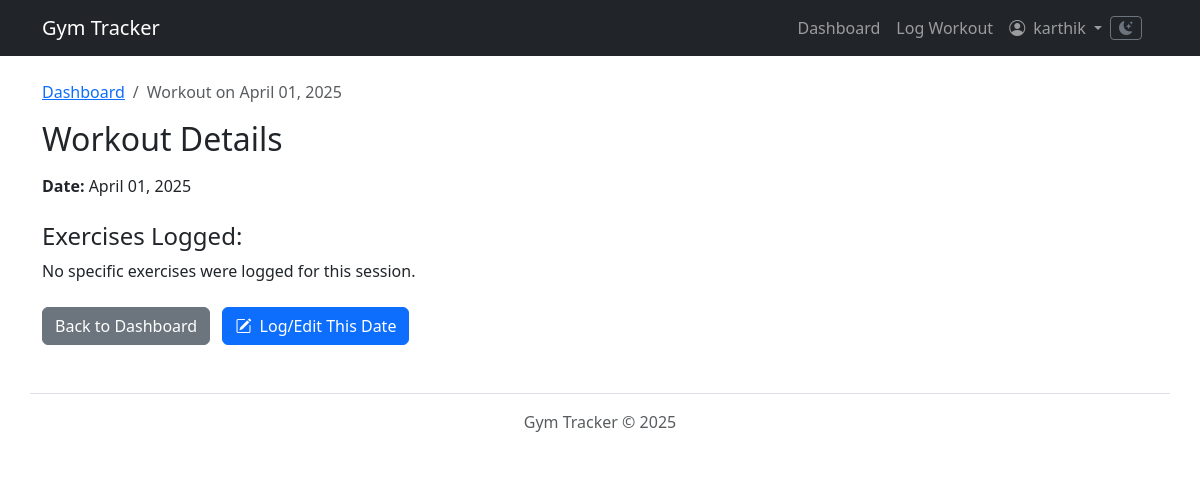
The page /workouts/session/10/ (signed in) on the database as committed earlier.
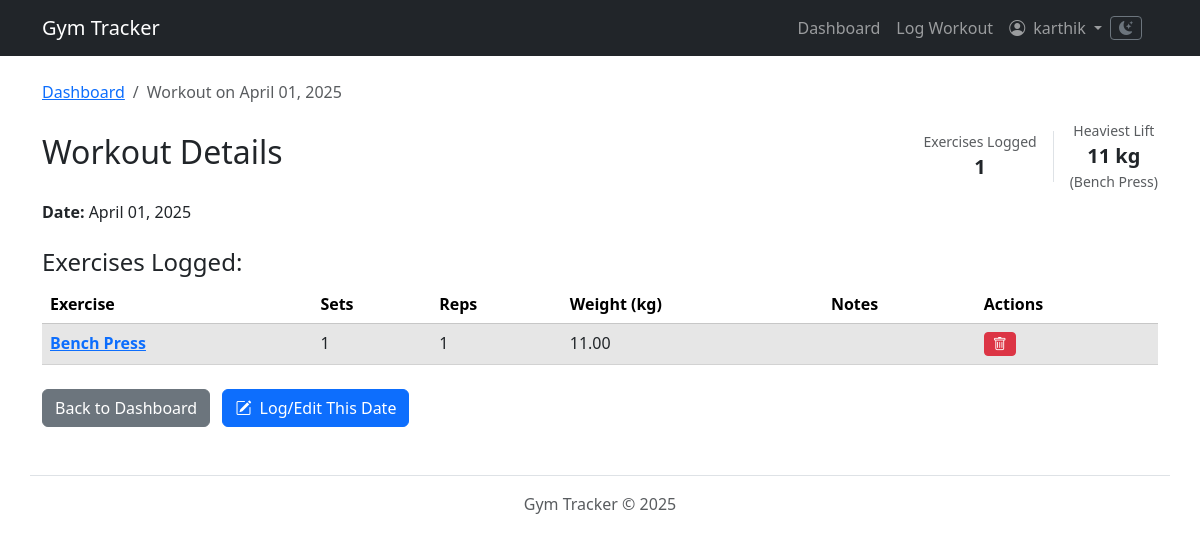
The same page on the database as committed later.
### workouts/models.py (models this page shows, shortened)
class Exercise(models.Model):
    name = models.CharField(max_length=100, unique=True)
    description = models.TextField(blank=True, null=True)

class WorkoutLog(models.Model):
    session = models.ForeignKey(WorkoutSession, related_name='logs', on_delete=models.CASCADE)
    exercise = models.ForeignKey(Exercise, on_delete=models.PROTECT)  # Protect exercise from deletion if used
    sets = models.PositiveIntegerField(blank=True, null=True)
    reps = models.PositiveIntegerField(blank=True, null=True)
    weight = models.DecimalField(max_digits=6, decimal_places=2, blank=True, null=True)
    duration = models.DurationField(blank=True, null=True)  # e.g., for cardio
    notes = models.TextField(blank=True, null=True)

### workouts/views.py (the view)
# urls.py: path('session/<int:session_id>/', views.workout_detail_view, name='workout_detail'),
@login_required
def workout_detail_view(request, session_id):
    workout_session = get_object_or_404(WorkoutSession, pk=session_id, user=request.user)
    session_logs = workout_session.logs.all().order_by('id')
    log_count = session_logs.count()
    heaviest_lift_weight = None
    heaviest_lift_exercise_name = None
    if log_count > 0:  # Optimization: Only query max weight if logs exist
        max_weight_aggregate = session_logs.filter(weight__isnull=False).aggregate(max_w=Max('weight'))
        if max_weight_aggregate and max_weight_aggregate['max_w'] is not None:
            heaviest_lift_weight = max_weight_aggregate['max_w']
            first_log_with_max = session_logs.filter(weight=heaviest_lift_weight).select_related('exercise').first()
            if first_log_with_max:
                heaviest_lift_exercise_name = first_log_with_max.exercise.name
    context = {
        'session': workout_session,
        'logs': session_logs,
        'log_count': log_count,  # Pass count
        'heaviest_lift_weight': heaviest_lift_weight,  # Pass max weight
        'heaviest_lift_exercise_name': heaviest_lift_exercise_name,  # Pass exercise name
    }
    return render(request, 'workouts/workout_detail.html', context)

### workouts/templates/workouts/workout_detail.html (shortened to what this page needs)
{% extends 'workouts/base.html' %}
{% block content %}
<div class="container mt-4">
    <nav aria-label="breadcrumb">
        <ol class="breadcrumb">
            <li class="breadcrumb-item"><a href="{% url 'workouts:dashboard' %}">Dashboard</a></li>
            <li class="breadcrumb-item active" aria-current="page">Workout on {{ session.date|date:"F d, Y" }}</li>
        </ol>
    </nav>
    <div class="d-flex flex-wrap justify-content-between align-items-center mb-2">
        <h2 class="me-3">Workout Details</h2>
        <div class="d-flex align-items-center">
            {% if log_count > 0 %}
            <div class="text-center border-end pe-3 me-3">
                 <span class="text-muted d-block small">Exercises Logged</span>
                 <strong class="fs-5">{{ log_count }}</strong>
            </div>
            {% endif %}
            {% if heaviest_lift_weight is not None %}
            <div class="text-center">
                 <span class="text-muted d-block small">Heaviest Lift</span>
                 <strong class="fs-5">{{ heaviest_lift_weight|floatformat:0 }} kg</strong>
                 {% if heaviest_lift_exercise_name %}
                 <small class="d-block text-muted">({{ heaviest_lift_exercise_name }})</small>
                 {% endif %}
            </div>
            {% endif %}
        </div>
    </div>
    <p><strong>Date:</strong> {{ session.date|date:"F d, Y" }}</p>
    <h4 class="mt-4">Exercises Logged:</h4>
    {% if logs %}
    <table class="table table-striped table-hover">
        <thead>
        <tr>
            <th scope="col">Exercise</th>
            <th scope="col">Sets</th>
            <th scope="col">Reps</th>
            <th scope="col">Weight (kg)</th>
            <th scope="col">Notes</th>
            <th scope="col">Actions</th>
        </tr>
        </thead>
        <tbody>
        {% for log in logs %}
        <tr>
            <td><strong><a href="{% url 'workouts:exercise_stats' exercise_id=log.exercise.id %}"
                           title="View progress chart for {{ log.exercise.name }}">
                {{ log.exercise.name }}
            </a></strong></td>
            <td>{{ log.sets|default:"N/A" }}</td>
            <td>{{ log.reps|default:"N/A" }}</td>
            <td>{{ log.weight|default:"N/A" }}</td>
            <td>{{ log.notes|default:""|linebreaksbr }}</td>
            <td>
                <form action="{% url 'workouts:delete_workout_log' log_id=log.id %}"
                      method="POST"
                      class="d-inline"
                      onsubmit="return confirm('Are you sure you want to delete this entry?');">
                    <button type="submit" class="btn btn-danger btn-sm" title="Delete this entry">
                        <i class="bi bi-trash"></i>
                    </button>
                </form>
            </td>
        </tr>
        {% endfor %}
        </tbody>
    </table>
    {% else %}
    <p>No specific exercises were logged for this session.</p>
    {% endif %}
    <div class="mt-4">
        <a href="{% url 'workouts:dashboard' %}" class="btn btn-secondary">Back to Dashboard</a>
        <a href="{% url 'workouts:log_workout_date' date_str=session.date|date:'Y-m-d' %}" class="btn btn-primary ms-2">
            <i class="bi bi-pencil-square me-1"></i>
            Log/Edit This Date
        </a>
    </div>
</div>
{% endblock %}

Rows that differ between the two databases and show on the page:
now on this page (row unchanged): Exercise: name "Bench Press"
added WorkoutLog: exercise.name "Bench Press", sets "1", reps "1", weight "11.00"
Other text that changed with them:
{{ log_count }}: (not shown) → "1"
{{ heaviest_lift_weight|floatformat:0 }}: (not shown) → "11"
text no longer shown: "No specific exercises were logged for this session."
text now shown: "Exercises Logged Heaviest Lift kg ( ) Exercise Sets Reps Weight (kg) Notes Actions"
